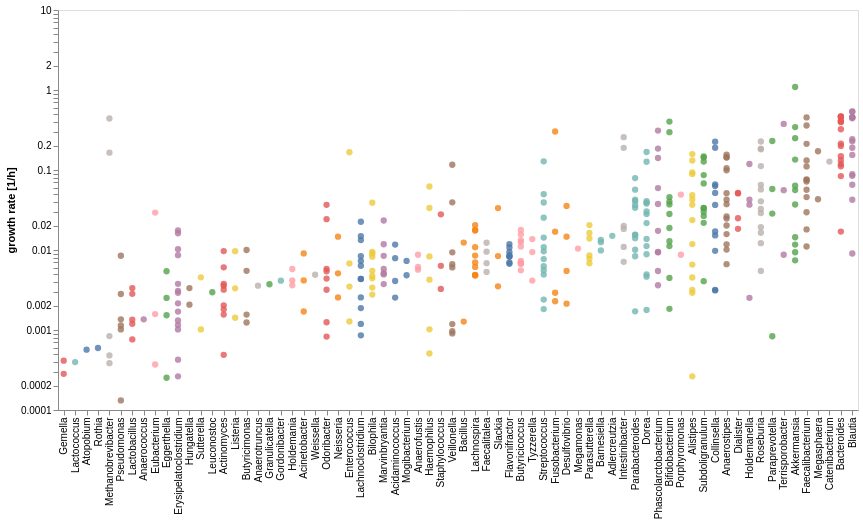

Write a Vega-Lite specification for this figure.
### Vega-Lite specification from a JSON file in a GitHub repository (floating-point values rounded to 4 significant figures; data arrays with more than 128 entries replaced by an {"elided": "..."} marker saying what was removed)
{"$schema": "https://vega.github.io/schema/vega-lite/v5.json", "width": 800, "height": 400, "data": {"values": {"elided": "406 records"}}, "selection": {"pts": {"type": "single", "fields": ["sample_id"]}}, "mark": {"type": "point", "filled": true, "size": 40, "tooltip": {"content": "data"}}, "encoding": {"y": {"field": "growth_rate", "type": "quantitative", "scale": {"type": "log"}, "axis": {"title": "growth rate [1/h]", "grid": false}}, "x": {"field": "taxon", "type": "nominal", "sort": {"op": "median", "field": "growth_rate"}, "axis": {"title": null}}, "color": {"condition": {"selection": "pts", "field": "taxon", "type": "nominal", "legend": null}, "value": "lightgrey"}, "opacity": {"condition": {"selection": "pts", "value": 0.8}, "value": 0.2}}}
